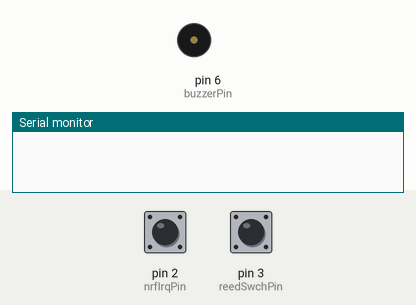
This sketch was run on a simulated Arduino Uno, built with avr-gcc and run on an emulated ATmega328P. On the bench: buzzer (waves = sounding, pin HIGH), the last lines printed to the serial monitor. The test bench sets the inputs (shaded band); at power-on: pin 3 (reedSwchPin) HIGH, pin 2 (nrfIrqPin) HIGH. Sleep ends after the set time or at an interrupt; no radio packets arrive unless stated.

Above: at 1.2 s.
1.3 s: pin 3 (reedSwchPin) pulled LOW for 1 s
At 2.35 s:
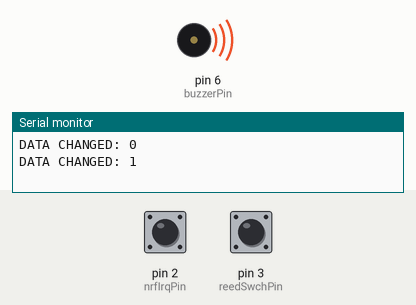
3.9 s: pin 3 (reedSwchPin) pulled LOW for 3.2 s
At 7.15 s:
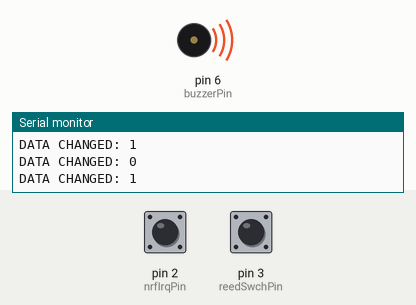
Timing chart, 0 to 8.7 s (numbered marks = the images above; inputs shaded):
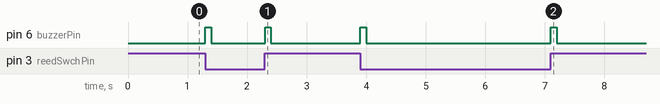

The sketch:

door.ino
```cpp
#include <EEPROM.h>
#include <SPI.h>
#include <avr/interrupt.h>
#include <avr/sleep.h>
#include <avr/power.h>
#include <nRF24L01.h>
#include <RF24.h>
#include <printf.h>

RF24 radio(7,8);

#define nrfIrqPin 2
#define reedSwchPin 3
#define buzzerPin 6

const char token[] = "abcabcabc0"; // token

const uint64_t pipes[2] = {0xF0F0F0F0E1LL, 0xF0F0F0F0D2LL};
// pipe.1: read | pipe.2: write -> oposite with hub

bool buzzerVal;

unsigned long time1;

bool timeToSleep = false;

struct recei {
  byte type;
  char token[11];
  short state;
} recei;

struct trans {
  byte type;
  char token[11];
  short state;
  float data;
} trans;

//----------------------------------------------------------------------------------------

void go_to_sleep() {
//  Serial.println("Sleeping...");
  set_sleep_mode(SLEEP_MODE_PWR_DOWN);
  sleep_enable();
  sleep_cpu();
  sleep_disable();
}

//----------------------------------------------------------------------------------------

void send_data(float data) {

  trans.type = 4;
  strncpy(trans.token,token,10);
  trans.state = 0;
  trans.data = data;

  radio.stopListening();
  radio.write(&trans,sizeof(trans));
  radio.startListening();

}

//----------------------------------------------------------------------------------------

void check_radio(void) {

  bool tx,fail,rx;
  radio.whatHappened(tx,fail,rx);

  if (rx || radio.available()) {

    radio.read(&recei,sizeof(recei));

    Serial.println("Got -----------------");
    Serial.println(recei.type);
    Serial.println(recei.token);
    Serial.println(recei.state);
    Serial.println("---------------------");

    if (strcmp(recei.token,token) == 0  && recei.type == 2) {
      // Ack check online
    }
  }
}

//----------------------------------------------------------------------------------------

void data_changed() {
  static unsigned long last_interrupt_time = 0;
  unsigned long interrupt_time = millis();
  if (interrupt_time - last_interrupt_time >= 100)
  {
    timeToSleep = false;
    buzzerVal = 1;

    Serial.print("DATA CHANGED: ");
    Serial.println(digitalRead(reedSwchPin));

    send_data(digitalRead(reedSwchPin));

    last_interrupt_time = interrupt_time;
  }
}

//----------------------------------------------------------------------------------------

void setup()
{
  Serial.begin(9600);

  radio.begin();
//  printf_begin();
//  radio.printDetails();
  radio.setAutoAck(true);
  radio.enableAckPayload();
  radio.enableDynamicPayloads();
  radio.openReadingPipe(1,pipes[0]);
  radio.openWritingPipe(pipes[1]);
  radio.startListening();

  pinMode(buzzerPin, OUTPUT);
  pinMode(reedSwchPin, INPUT_PULLUP);

  attachInterrupt(digitalPinToInterrupt(nrfIrqPin), check_radio, LOW);
  attachInterrupt(digitalPinToInterrupt(reedSwchPin), data_changed, CHANGE);

  timeToSleep = true;
}


//----------------------------------------------------------------------------------------

void handle_buzzer() {
  if (buzzerVal == 1)
  {
    analogWrite(buzzerPin, 255);
    buzzerVal = 0;
//    Serial.println("BEEP");
  } else {
    analogWrite(buzzerPin, 0);
    timeToSleep = true;
  }
}

void loop() {
  //----------------------------------------------------------------------------------------
  if ((unsigned long)(millis()-time1) > 100)
  {
    handle_buzzer();
    time1 = millis();
  }
  //----------------------------------------------------------------------------------------
  if (timeToSleep) {
    delay(200);
    go_to_sleep();
  }
}
```

Measured:
- after the input at 1.3 s, pin 6 (buzzerPin): alternates HIGH for 0.10 s and LOW for 0.90 s, starting at once
- after the input at 3.9 s, pin 6 (buzzerPin): alternates HIGH for 0.10 s and LOW for 3.1 s, 4 changes in all, then stays LOW, starting at once
